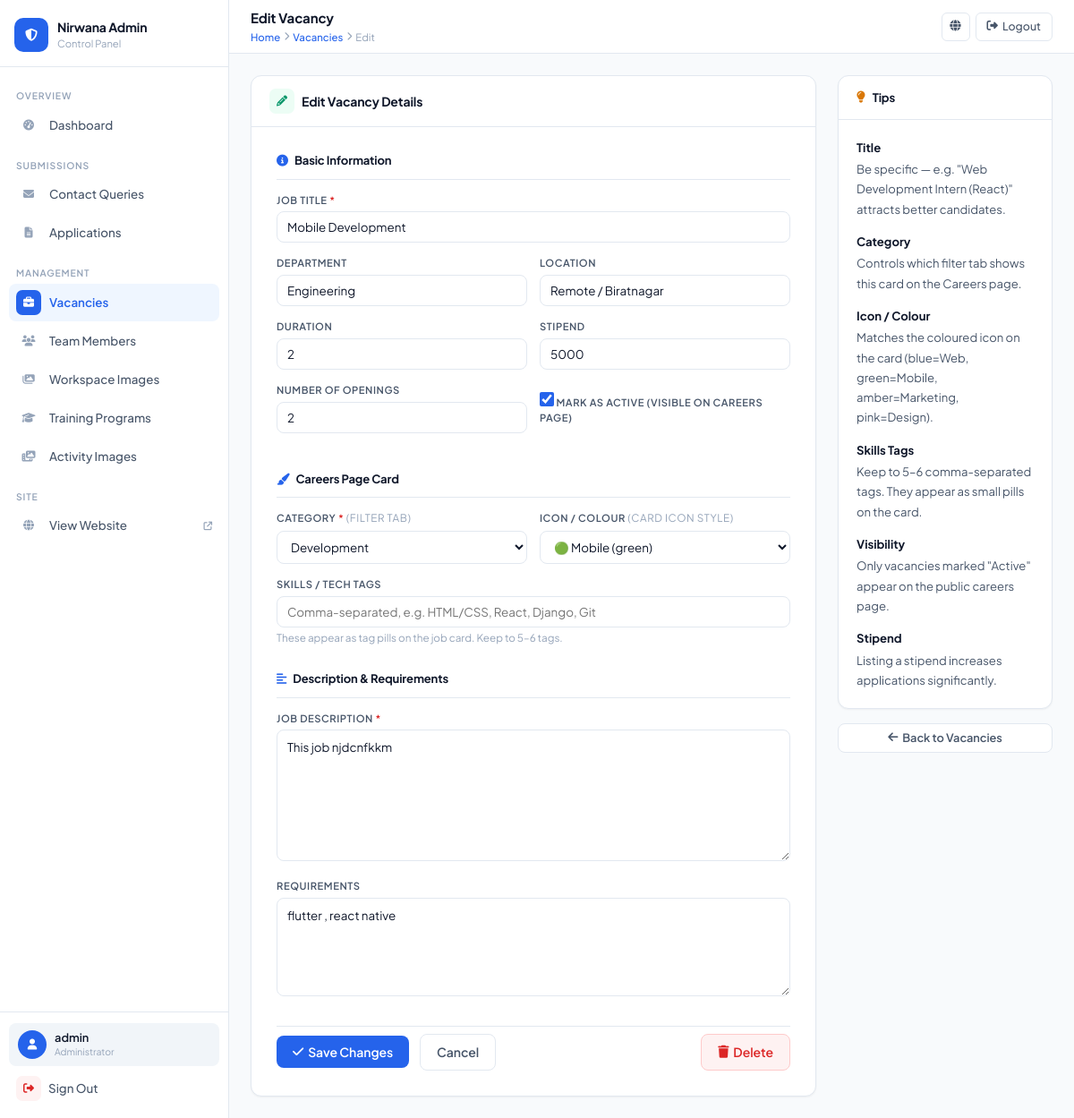
/myadmin/vacancies/2/edit/ (signed in), run on the app's committed database.
### app1/models.py (models this page shows, shortened)
class InternshipVacancy(models.Model):
    CATEGORY_CHOICES = [
        ('dev', 'Development'),
        ('design', 'Design'),
        ('marketing', 'Marketing'),
    ]
    ICON_CHOICES = [
        ('web', 'Web (blue)'),
        ('mobile', 'Mobile (green)'),
        ('marketing', 'Marketing (amber)'),
        ('design', 'Design (pink)'),
    ]
    title = models.CharField(max_length=200)
    department = models.CharField(max_length=100, blank=True)
    description = models.TextField()
    requirements = models.TextField(blank=True)
    duration = models.CharField(max_length=100, blank=True)
    stipend = models.CharField(max_length=100, blank=True)
    category = models.CharField(
        max_length=20,
        choices=CATEGORY_CHOICES,
        default='dev'
    )
    icon_type = models.CharField(
        max_length=20,
        choices=ICON_CHOICES,
        default='web'
    )
    location = models.CharField(
        max_length=100,
        blank=True,
        default='Remote / Biratnagar'
    )
    openings = models.PositiveIntegerField(default=1)
    skills_tags = models.CharField(
        max_length=300,
        blank=True
    )
    is_active = models.BooleanField(default=True)
    created_at = models.DateTimeField(auto_now_add=True)
    updated_at = models.DateTimeField(auto_now=True)
    class Meta:
        ordering = ['-created_at']
        verbose_name = 'Internship Vacancy'
        verbose_name_plural = 'Internship Vacancies'

### app1/views.py (the view, shortened to what this page needs)
# urls.py: path('myadmin/vacancies/<int:pk>/edit/',  views.admin_vacancy_edit,    name='admin_vacancy_edit'),
@login_required(login_url='admin_login')
@user_passes_test(is_admin, login_url='admin_login')
def admin_vacancy_edit(request, pk):
    vacancy = get_object_or_404(InternshipVacancy, pk=pk)
    return render(request, 'app1/admin/vacancy_form.html', {'action': 'Edit', 'vacancy': vacancy})

### app1/views.py (called while the page is built)
def is_admin(user):
    return user.is_authenticated and user.is_staff

### app1/templates/app1/admin/vacancy_form.html (shortened to what this page needs)
{% extends 'app1/admin/base.html' %}
{% block page_title %}{% if action == 'Edit' %}Edit Vacancy{% else %}Add New Vacancy{% endif %}{% endblock %}
{% block breadcrumb %}
  <a href="{% url 'admin_dashboard' %}">Home</a>
  <i class="fas fa-chevron-right" style="font-size:0.6rem"></i>
  <a href="{% url 'admin_vacancies' %}">Vacancies</a>
  <i class="fas fa-chevron-right" style="font-size:0.6rem"></i>
  <span>{% if action == 'Edit' %}Edit{% else %}New{% endif %}</span>
{% endblock %}
{% block content %}
<div style="display:flex;gap:1.5rem;align-items:flex-start;flex-wrap:wrap">
  <div style="flex:1;min-width:300px">
    <div class="card">
      <div class="card-header">
        <div class="card-title">
          <span class="title-icon" style="background:#ECFDF5;color:var(--green)">
            <i class="fas fa-{% if action == 'Edit' %}pencil{% else %}plus{% endif %}"></i>
          </span>
          {% if action == 'Edit' %}Edit Vacancy Details{% else %}Create New Vacancy{% endif %}
        </div>
      </div>
      <div class="card-body" style="padding:1.75rem">
        <form method="POST">
          <div class="form-section">
            <div class="form-section-title"><i class="fas fa-info-circle"></i> Basic Information</div>
            <div class="form-group">
              <label>Job Title <span style="color:var(--red)">*</span></label>
              <input type="text" name="title" placeholder="e.g. Web Development Intern"
                     value="{% if vacancy %}{{ vacancy.title }}{% endif %}" required>
            </div>
            <div class="form-row">
              <div class="form-group">
                <label>Department</label>
                <input type="text" name="department" placeholder="e.g. Engineering"
                       value="{% if vacancy %}{{ vacancy.department }}{% endif %}">
              </div>
              <div class="form-group">
                <label>Location</label>
                <input type="text" name="location" placeholder="e.g. Remote / Biratnagar"
                       value="{% if vacancy %}{{ vacancy.location }}{% else %}Remote / Biratnagar{% endif %}">
              </div>
            </div>
            <div class="form-row">
              <div class="form-group">
                <label>Duration</label>
                <input type="text" name="duration" placeholder="e.g. 3 months"
                       value="{% if vacancy %}{{ vacancy.duration }}{% endif %}">
              </div>
              <div class="form-group">
                <label>Stipend</label>
                <input type="text" name="stipend" placeholder="e.g. Rs 5,000/month"
                       value="{% if vacancy %}{{ vacancy.stipend }}{% endif %}">
              </div>
            </div>
            <div class="form-row">
              <div class="form-group">
                <label>Number of Openings</label>
                <input type="number" name="openings" min="1" placeholder="e.g. 2"
                       value="{% if vacancy %}{{ vacancy.openings }}{% else %}1{% endif %}">
              </div>
              <div class="form-group" style="display:flex;align-items:flex-end;padding-bottom:0.25rem">
                <label class="toggle-label">
                  <input type="checkbox" name="is_active"
                    {% if not vacancy or vacancy.is_active %}checked{% endif %}>
                  Mark as Active (visible on careers page)
                </label>
              </div>
            </div>
          </div>
          <div class="form-section">
            <div class="form-section-title"><i class="fas fa-paint-brush"></i> Careers Page Card</div>
            <div class="form-row">
              <div class="form-group">
                <label>Category <span style="color:var(--red)">*</span>
                  <span style="font-weight:400;color:var(--text-light);font-size:0.73rem">(filter tab)</span>
                </label>
                <select name="category">
                  <option value="dev"       {% if vacancy and vacancy.category == 'dev' %}selected{% endif %}>Development</option>
                </select>
              </div>
              <div class="form-group">
                <label>Icon / Colour
                  <span style="font-weight:400;color:var(--text-light);font-size:0.73rem">(card icon style)</span>
                </label>
                <select name="icon_type">
                  <option value="mobile"    {% if vacancy and vacancy.icon_type == 'mobile' %}selected{% endif %}>🟢 Mobile (green)</option>
                </select>
              </div>
            </div>
            <div class="form-group">
              <label>Skills / Tech Tags</label>
              <input type="text" name="skills_tags"
                     placeholder="Comma-separated, e.g. HTML/CSS, React, Django, Git"
                     value="{% if vacancy %}{{ vacancy.skills_tags }}{% endif %}">
              <small style="color:var(--text-light);font-size:0.73rem;margin-top:3px;display:block">
                These appear as tag pills on the job card. Keep to 5–6 tags.
              </small>
            </div>
          </div>
          <div class="form-section">
            <div class="form-section-title"><i class="fas fa-align-left"></i> Description & Requirements</div>
            <div class="form-group">
              <label>Job Description <span style="color:var(--red)">*</span></label>
              <textarea name="description" placeholder="Describe the role, responsibilities, and what the intern will learn…" rows="6" required>{% if vacancy %}{{ vacancy.description }}{% endif %}</textarea>
            </div>
            <div class="form-group">
              <label>Requirements</label>
              <textarea name="requirements" placeholder="Skills, qualifications, or experience required…" rows="4">{% if vacancy %}{{ vacancy.requirements }}{% endif %}</textarea>
            </div>
          </div>
          <div style="display:flex;gap:0.75rem;align-items:center;padding-top:0.5rem;border-top:1px solid var(--border)">
            <button type="submit" class="btn btn-primary btn-lg">
              <i class="fas fa-{% if action == 'Edit' %}check{% else %}plus{% endif %}"></i>
              {% if action == 'Edit' %}Save Changes{% else %}Create Vacancy{% endif %}
            </button>
            <a href="{% url 'admin_vacancies' %}" class="btn btn-ghost btn-lg">Cancel</a>
            {% if action == 'Edit' %}
            <a href="{% url 'admin_vacancy_delete' vacancy.pk %}"
               class="btn btn-danger btn-lg"
               style="margin-left:auto"
               onclick="return confirm('Delete this vacancy? This cannot be undone.')">
              <i class="fas fa-trash"></i> Delete
            </a>
            {% endif %}
          </div>
        </form>
      </div>
    </div>
  </div>
  <div style="width:240px;flex-shrink:0">
    <div class="card">
      <div class="card-header">
        <div class="card-title" style="font-size:0.82rem"><i class="fas fa-lightbulb" style="color:var(--orange)"></i> Tips</div>
      </div>
      <div class="card-body" style="padding:1.25rem;font-size:0.82rem;color:var(--text-mid);line-height:1.7;display:flex;flex-direction:column;gap:0.875rem">
        <div>
          <strong style="color:var(--text);display:block;margin-bottom:2px">Title</strong>
          Be specific — e.g. "Web Development Intern (React)" attracts better candidates.
        </div>
        <div>
          <strong style="color:var(--text);display:block;margin-bottom:2px">Category</strong>
          Controls which filter tab shows this card on the Careers page.
        </div>
        <div>
          <strong style="color:var(--text);display:block;margin-bottom:2px">Icon / Colour</strong>
          Matches the coloured icon on the card (blue=Web, green=Mobile, amber=Marketing, pink=Design).
        </div>
        <div>
          <strong style="color:var(--text);display:block;margin-bottom:2px">Skills Tags</strong>
          Keep to 5–6 comma-separated tags. They appear as small pills on the card.
        </div>
        <div>
          <strong style="color:var(--text);display:block;margin-bottom:2px">Visibility</strong>
          Only vacancies marked "Active" appear on the public careers page.
        </div>
        <div>
          <strong style="color:var(--text);display:block;margin-bottom:2px">Stipend</strong>
          Listing a stipend increases applications significantly.
        </div>
      </div>
    </div>
    <div style="margin-top:1rem">
      <a href="{% url 'admin_vacancies' %}" class="btn btn-ghost" style="width:100%;justify-content:center">
        <i class="fas fa-arrow-left"></i> Back to Vacancies
      </a>
    </div>
  </div>
</div>
{% endblock %}

### app1/templates/app1/admin/base.html (shortened to what this page needs)
<!DOCTYPE html>
<html lang="en">
<head>
<link rel="stylesheet" href="https://cdnjs.cloudflare.com/ajax/libs/font-awesome/6.5.0/css/all.min.css">
</head>
<body>
<aside class="sidebar" id="sidebar">
  <div class="sidebar-top">
    <a href="{% url 'admin_dashboard' %}" class="brand">
      <div class="brand-mark"><i class="fas fa-shield-halved"></i></div>
      <div class="brand-info">
        <div class="name">Nirwana Admin</div>
        <div class="sub">Control Panel</div>
      </div>
    </a>
  </div>
  <nav class="sidebar-nav">
    <div class="nav-section">
      <span class="nav-label">Overview</span>
      <a href="{% url 'admin_dashboard' %}" class="nav-link {% if request.resolver_match.url_name == 'admin_dashboard' %}active{% endif %}">
        <span class="nav-icon"><i class="fas fa-gauge-high"></i></span>
        <span class="nav-text">Dashboard</span>
      </a>
    </div>
    <div class="nav-section">
      <span class="nav-label">Submissions</span>
      <a href="{% url 'admin_contacts' %}" class="nav-link {% if 'contact' in request.resolver_match.url_name %}active{% endif %}">
        <span class="nav-icon"><i class="fas fa-envelope"></i></span>
        <span class="nav-text">Contact Queries</span>
      </a>
      <a href="{% url 'admin_applications' %}" class="nav-link {% if 'application' in request.resolver_match.url_name %}active{% endif %}">
        <span class="nav-icon"><i class="fas fa-file-lines"></i></span>
        <span class="nav-text">Applications</span>
      </a>
    </div>
    <div class="nav-section">
      <span class="nav-label">Management</span>
      <a href="{% url 'admin_vacancies' %}" class="nav-link {% if 'vacanc' in request.resolver_match.url_name %}active{% endif %}">
        <span class="nav-icon"><i class="fas fa-briefcase"></i></span>
        <span class="nav-text">Vacancies</span>
      </a>
      <a href="{% url 'admin_team_members' %}" class="nav-link {% if 'team' in request.resolver_match.url_name %}active{% endif %}">
        <span class="nav-icon"><i class="fas fa-users"></i></span>
        <span class="nav-text">Team Members</span>
      </a>
      <a href="{% url 'admin_workspace_images' %}" class="nav-link {% if 'workspace' in request.resolver_match.url_name %}active{% endif %}">
        <span class="nav-icon"><i class="fas fa-images"></i></span>
        <span class="nav-text">Workspace Images</span>
      </a>
      <a href="{% url 'admin_training_programs' %}" class="nav-link {% if 'training' in request.resolver_match.url_name %}active{% endif %}">
        <span class="nav-icon"><i class="fas fa-graduation-cap"></i></span>
        <span class="nav-text">Training Programs</span>
      </a>
      <a href="{% url 'admin_activity_images' %}" class="nav-link {% if 'activity' in request.resolver_match.url_name %}active{% endif %}">
        <span class="nav-icon"><i class="fas fa-photo-film"></i></span>
        <span class="nav-text">Activity Images</span>
      </a>
    </div>
    <div class="nav-section">
      <span class="nav-label">Site</span>
      <a href="{% url 'home' %}" class="nav-link" target="_blank">
        <span class="nav-icon"><i class="fas fa-globe"></i></span>
        <span class="nav-text">View Website</span>
        <i class="fas fa-arrow-up-right-from-square" style="font-size:0.6rem;color:var(--text-light)"></i>
      </a>
    </div>
  </nav>
  <div class="sidebar-bottom">
    <div class="user-card">
      <div class="user-avatar"><i class="fas fa-user"></i></div>
      <div>
        <div class="user-name">{{ request.user.username }}</div>
        <div class="user-role">Administrator</div>
      </div>
    </div>
    <a href="{% url 'admin_logout' %}" class="logout-link">
      <i class="fas fa-right-from-bracket"></i>
      Sign Out
    </a>
  </div>
</aside>
<div class="main">
  <header class="topbar">
    <div class="topbar-left">
      <div>
        <div class="page-title">{% block page_title %}Dashboard{% endblock %}</div>
        <div class="breadcrumb">{% block breadcrumb %}<a href="{% url 'admin_dashboard' %}">Home</a>{% endblock %}</div>
      </div>
    </div>
    <div class="topbar-right">
      <a href="{% url 'home' %}" target="_blank" class="topbar-btn icon-only" title="View Site">
        <i class="fas fa-globe"></i>
      </a>
      <a href="{% url 'admin_logout' %}" class="topbar-btn">
        <i class="fas fa-right-from-bracket"></i>
        <span>Logout</span>
      </a>
    </div>
  </header>
  <main class="content">
    {% block content %}{% endblock %}
  </main>
</div>
</body>
</html>

### data on the page
InternshipVacancy: title "Mobile Development", department "Engineering", location "Remote / Biratnagar", duration "2", stipend "5000", openings "2", is_active "☑", category "Development", icon_type "🟢 Mobile (green)", description "This job njdcnfkkm", requirements "flutter , react native"

### other printed values
{{ request.user.username }} "admin"
